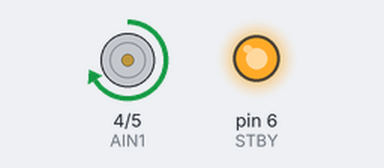
A sketch run on a simulated Arduino Uno, built with avr-gcc and run on an emulated ATmega328P. On the bench: motor-driver pin pairs drawn as motors (green arrow = first pin HIGH = forward, orange = second pin HIGH = backward, longer = more drive, scaled by the enable pin, stopped while the standby pin is LOW), output pins drawn as LEDs (lit = HIGH).

Above: at 0.5 s.
At 1.5 s:
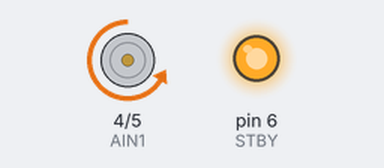
At 5.5 s:
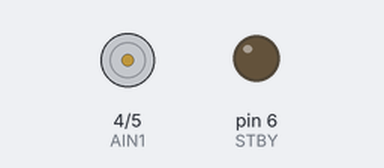
Timing chart, 0 to 6.9 s (numbered marks = the images above):
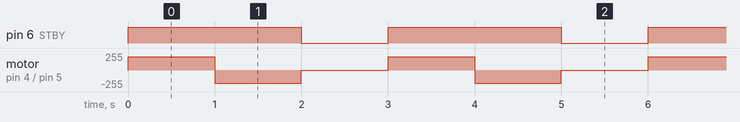

Measured:
- by itself, pin 6 (STBY): alternates HIGH for 2.0 s and LOW for 1.0 s
- by itself, motor on pin 4 (AIN1) / pin 5 (AIN2): repeats every 3.0 s: backward 200/255 1.0 s, stopped 1.0 s, forward 200/255 1.0 s

The sketch:

motor.ino
```cpp
int PWMA = 3;
int AIN1 = 4;
int AIN2 = 5;
int STBY = 6;

void setup(){
  pinMode(PWMA, OUTPUT);
  pinMode(AIN1, OUTPUT);
  pinMode(AIN2, OUTPUT);
  pinMode(STBY, OUTPUT);
}

void loop(){
  digitalWrite(STBY, HIGH);
  digitalWrite(AIN1, HIGH);
  digitalWrite(AIN2, LOW);
  analogWrite(PWMA, 200);
  delay(1000);
  digitalWrite(AIN1, LOW);
  digitalWrite(AIN2, HIGH);
  analogWrite(PWMA, 200);
  delay(1000);
  digitalWrite(STBY, LOW);
  delay(1000);
}
```
